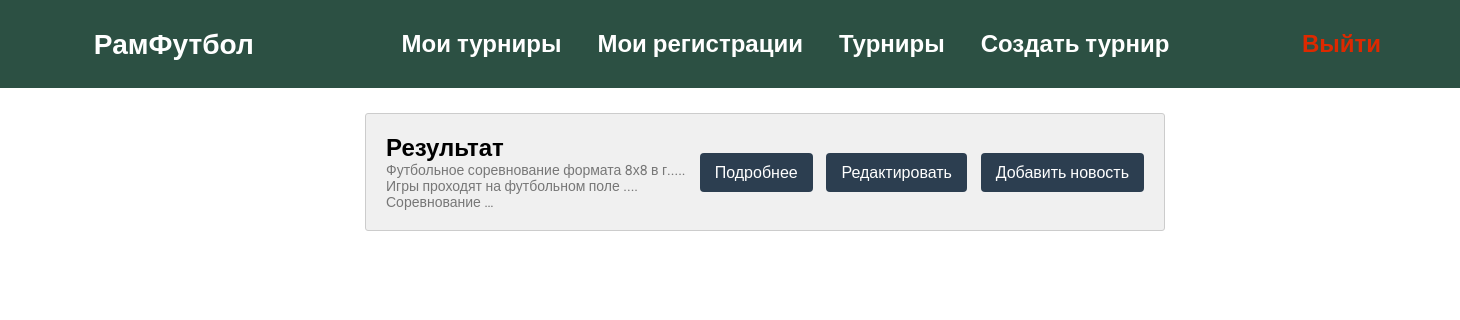
The app's page /my_Tournaments/ (signed in) with its own data.
### tournaments/models.py (models this page shows, shortened)
class Tournament(models.Model):
    user = models.ForeignKey(User, on_delete=models.CASCADE, null=True)
    name = models.CharField(max_length=100)
    description = models.TextField(blank=True)
    regulations = models.TextField(blank=True)
    email = models.EmailField(null=True)
    total_teams = models.IntegerField(null=False)
    start_date = models.DateField()
    end_date = models.DateField()
    blocked_users = models.ManyToManyField('UserProfile', blank=True)

### tournaments/views.py (the view)
# urls.py: path('my_Tournaments/', views.my_Tournaments, name='my_Tournaments'),
@login_required
def my_Tournaments(request):
    tournams = Tournament.objects.filter(user=request.user)
    return render(request, 'tournaments/myTournaments.html', {'tournams': tournams})

### tournaments/templates/tournaments/myTournaments.html (shortened to what this page needs)
{%extends 'tournaments/home.html'%}
{%block content%}
<div class="containerMy_tournaments">
    <div class="my_tournaments">
        {% for tournam in tournams %}
        <div class="my_tournament_card">
            <div class="content">
                <h2>{{tournam.name}}</h2>
                <p>{{tournam.description|truncatechars:100}}</p>
            </div>
            <button><a href="{% url 'tournam' tournam.id %}">Подробнее</a></button>
            <form action="{% url 'editTournam' tournam.id %}" method="get">
                <button>Редактировать</button>
            </form>
            <form action="{% url 'addNews' tournam.id %}" method="get">
                <button>Добавить новость</button>
            </form>
        </div>
        {% endfor %}
    </div>
</div>
{%endblock%}

### tournaments/static/css/home.css (style rules this page uses)
body { color: black; font-family: 'Roboto', sans-serif; }
* { padding: 0px; margin: 0px; border: none; }
*, *::before, *::after { box-sizing: border-box; }
a, a:link, a:visited { text-decoration: none; }
input, textarea, button, select { font-family: inherit; font-size: inherit; color: inherit; background-color: transparent; }
button, input[type="submit"] { display: inline-block; box-shadow: none; background-color: transparent; background: none; cursor: pointer; }

### tournaments/static/css/my_Tournaments.css (style rules this page uses)
.containerMy_tournaments { width: 50%; margin: 25px auto; }
.my_tournament_card { margin: 10px auto; padding: 20px; width: 800px; border-radius: 3px; background-color: #f0f0f0; border: 1px solid #ccc; display: flex; justify-content: space-between; align-items: center; }
.my_tournaments p { width: 300px; font-size: 14px; color: #777; }
.my_tournaments button { border-radius: 4px; background-color: #2c3e50; color: #fff; padding: 10px 15px; border: none; cursor: pointer; }
.my_tournaments button a { color: #fff; }

### records on screen
Tournament: name "Результат", description "Футбольное соревнование формата 8х8 в г..... Игры проходят на футбольном поле .... Соревнование …"
